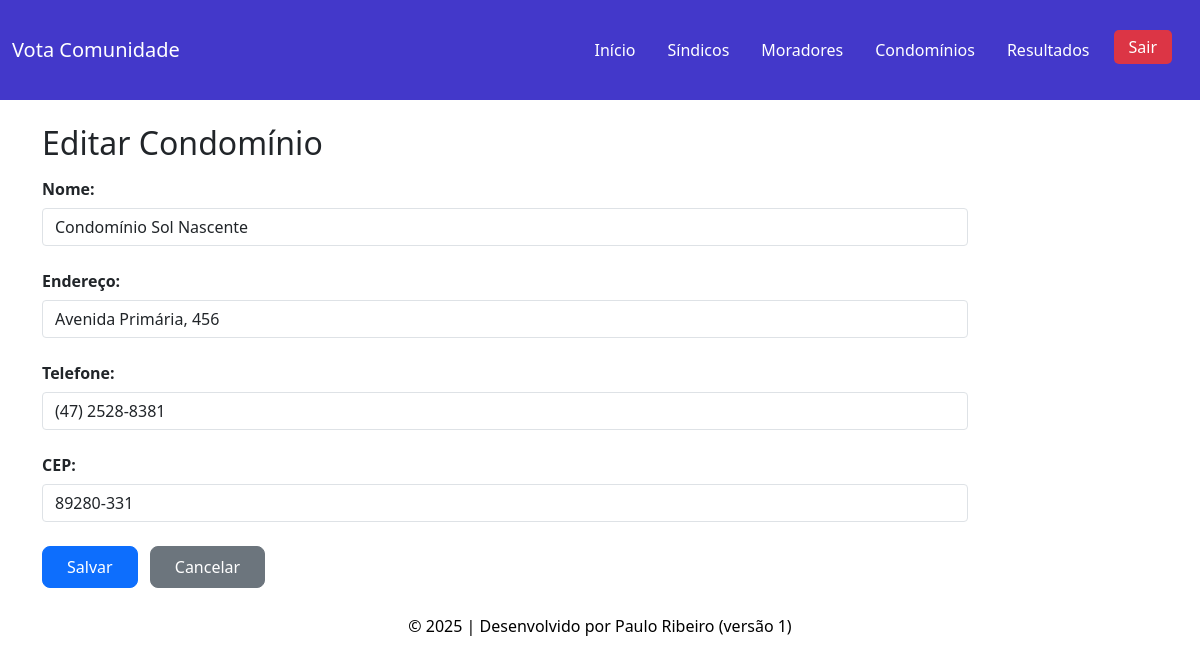
/admin/editar-condominio.php?id=2 (signed in), run on the app's committed database.
### tables this page shows
CREATE TABLE condominios (
    id INT AUTO_INCREMENT PRIMARY KEY,
    nome VARCHAR(100) NOT NULL,
    endereco VARCHAR(255) NOT NULL,
    telefone VARCHAR(15),
    cep VARCHAR(9)
);

### admin/editar-condominio.php (the view, shortened to what this page needs)
<?php
include '../config/conexao.php';
include '../includes/navbar-admin.php';
include '../includes/header.php';
$id = isset($_GET['id']) ? intval($_GET['id']) : 0;
$sql = "SELECT * FROM condominios WHERE id = $id LIMIT 1";
$result = mysqli_query($conn, $sql);
$condominio = mysqli_fetch_assoc($result);
?>
<div class="container mt-4">
    <h2>Editar Condomínio</h2>
    <form method="POST" action="">
        <div class="row mb-3 align-items-center">
            <label for="nome" class="col-form-label text-start fw-bold">Nome:</label>
            <div class="col-sm-10">
                <input type="text" class="form-control" id="nome" name="nome" required value="<?= htmlspecialchars($condominio['nome']) ?>">
            </div>
        </div>
        <div class="row mb-3 align-items-center">
            <label for="endereco" class="col-form-label text-start fw-bold">Endereço:</label>
            <div class="col-sm-10">
                <input type="text" class="form-control" id="endereco" name="endereco" required value="<?= htmlspecialchars($condominio['endereco']) ?>">
            </div>
        </div>
        <div class="row mb-3 align-items-center">
            <label for="telefone" class="col-form-label text-start fw-bold">Telefone:</label>
            <div class="col-sm-10">
                <input type="text" class="form-control" id="telefone" name="telefone" value="<?= htmlspecialchars($condominio['telefone']) ?>">
            </div>
        </div>
        <div class="row mb-4 align-items-center">
            <label for="cep" class="col-form-label text-start fw-bold">CEP:</label>
            <div class="col-sm-10">
                <input type="text" class="form-control" id="cep" name="cep" value="<?= htmlspecialchars($condominio['cep']) ?>">
            </div>
        </div>
        <button type="submit" class="btn btn-primary">Salvar</button>
        <a href="gerenciar-condominios.php" class="btn btn-secondary ms-2">Cancelar</a>
    </form>
</div>
<?php include '../includes/footer.php'; ?>

### assets/css/styles.css (style rules this page uses)
body, html { display: table; width: 100%; margin: 0; padding: 0; height: 100%; }
.btn-primary { background-color: #0d6efd; border-color: #0d6efd; font-weight: 500; padding: 0.5rem 1.5rem; border-radius: 8px; transition: background-color 0.3s ease; }
.btn-secondary { background-color: #6c757d; border-color: #6c757d; font-weight: 500; padding: 0.5rem 1.5rem; border-radius: 8px; transition: background-color 0.3s ease; }
.form-control { border-radius: .25rem; }
html, body { height: 100%; margin: 0; }
body { display: flex; flex-direction: column; min-height: 100vh; }

### data on the page
condominios: nome "Condomínio Sol Nascente", endereco "Avenida Primária, 456", telefone "(47) 2528-8381", cep "89280-331"
